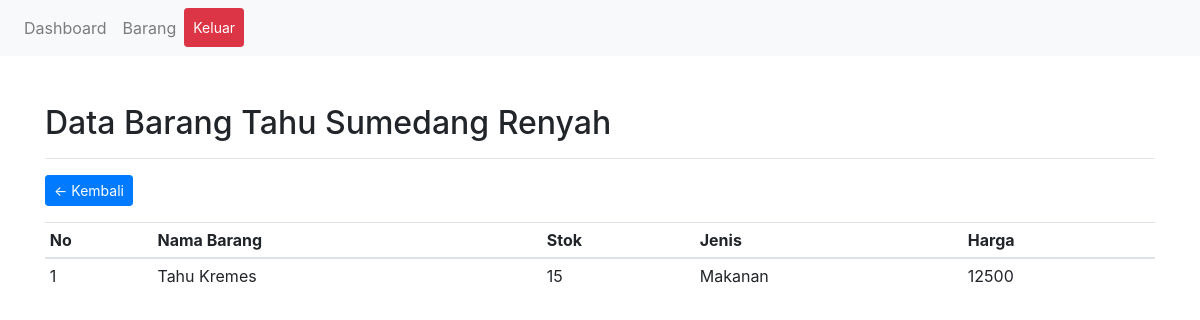
Screenshot of /karyawan/data-barang.php (signed in) with the database file from the repository.
### tables this page shows
CREATE TABLE `tb_barang` (
  `id` int(11) NOT NULL,
  `nama_barang` varchar(255) NOT NULL,
  `stok_barang` bigint(20) NOT NULL,
  `jenis_barang` varchar(255) NOT NULL,
  `harga` varchar(100) NOT NULL
);

### karyawan/data-barang.php (called while the page is built, shortened)
<?php
require_once '../config/db.php';
$sql 			= "SELECT * FROM tb_barang";
$query 			= $conn->query($sql);
$data_barang 	= $query->fetch_all(MYSQLI_ASSOC);
$no = 1;
require_once 'includes/header.php';
require_once 'includes/barang.php';
require_once 'includes/footer.php';

### karyawan/includes/barang.php (the view)
<div class="container mt-5">
	<h2>Data Barang Tahu Sumedang Renyah</h2>
	<hr>
	<a href="index.php" class="btn btn-primary btn-sm float-left">&larr; Kembali</a>
	<div class="clearfix"></div>
	<table class="table table-sm mt-3">
		<thead>
			<tr>
				<th>No</th>
				<th>Nama Barang</th>
				<th>Stok</th>
				<th>Jenis</th>
				<th>Harga</th>
			</tr>
		</thead>
		<tbody>
			<?php foreach ($data_barang as $barang): ?>
			<tr>
				<td><?= $no++ ?></td>
				<td><?= $barang['nama_barang'] ?></td>
				<td><?= $barang['stok_barang'] ?></td>
				<td><?= $barang['jenis_barang'] ?></td>
				<td><?= $barang['harga'] ?></td>
			</tr>
			<?php endforeach ?>
		</tbody>
	</table>
</div>

### rows the page displays
tb_barang: nama_barang "Tahu Kremes", stok_barang "15", jenis_barang "Makanan", harga "12500"
